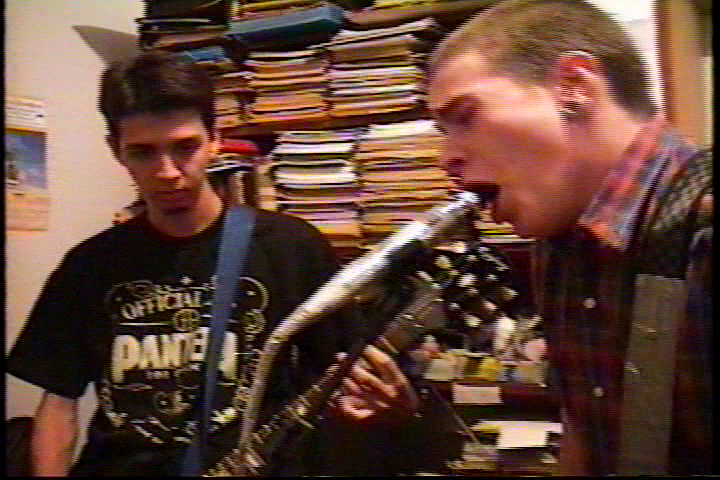
#> input picture DPSR/testsets/tosco_img/009.png, 720 x 480 px
$ python motionblur.py
#> lines starting #> are read from the running program, lines starting #| are printed output that depends on the picture; after the words box and inside, x2 and y2 are one past the last pixel; in counts of white or black regions, pixels touching at a corner belong together
#> further down, image is the input picture: PIL image 720x480 RGB; mean R, G, B 100, 68.9, 56.6
import numpy as np
from PIL import Image, ImageDraw, ImageFilter
from numpy.random import uniform, triangular, beta
from math import pi
from pathlib import Path
from scipy.signal import convolve

# tiny error used for nummerical stability
eps = 0.1


def softmax(x):
    """Compute softmax values for each sets of scores in x."""
    e_x = np.exp(x - np.max(x))
    return e_x / e_x.sum()


def norm(lst: list) -> float:
    """[summary]
    L^2 norm of a list
    [description]
    Used for internals
    Arguments:
        lst {list} -- vector
    """
    if not isinstance(lst, list):
        raise ValueError("Norm takes a list as its argument")

    if lst == []:
        return 0

    return (sum((i**2 for i in lst)))**0.5


def polar2z(r: np.ndarray, θ: np.ndarray) -> np.ndarray:
    """[summary]
    Takes a list of radii and angles (radians) and
    converts them into a corresponding list of complex
    numbers x + yi.
    [description]

    Arguments:
        r {np.ndarray} -- radius
        θ {np.ndarray} -- angle

    Returns:
        [np.ndarray] -- list of complex numbers r e^(i theta) as x + iy
    """
    return r * np.exp(1j * θ)


class Kernel(object):
    """[summary]
    Class representing a motion blur kernel of a given intensity.

    [description]
    Keyword Arguments:
            size {tuple} -- Size of the kernel in px times px
            (default: {(100, 100)})

            intensity {float} -- Float between 0 and 1.
            Intensity of the motion blur.

            :   0 means linear motion blur and 1 is a highly non linear
                and often convex motion blur path. (default: {0})

    Attribute:
    kernelMatrix -- Numpy matrix of the kernel of given intensity

    Properties:
    applyTo -- Applies kernel to image
               (pass as path, pillow image or np array)

    Raises:
        ValueError
    """

    def __init__(self, size: tuple = (100, 100), intensity: float=0):

        # checking if size is correctly given
        if not isinstance(size, tuple):
            raise ValueError("Size must be TUPLE of 2 positive integers")
        elif len(size) != 2 or type(size[0]) != type(size[1]) != int:
            raise ValueError("Size must be tuple of 2 positive INTEGERS")
        elif size[0] < 0 or size[1] < 0:
            raise ValueError("Size must be tuple of 2 POSITIVE integers")

        # check if intensity is float (int) between 0 and 1
        if type(intensity) not in [int, float, np.float32, np.float64]:
            raise ValueError("Intensity must be a number between 0 and 1")
        elif intensity < 0 or intensity > 1:
            raise ValueError("Intensity must be a number between 0 and 1")

        # saving args
        self.SIZE = size
        self.INTENSITY = intensity

        # deriving quantities

        # we super size first and then downscale at the end for better
        # anti-aliasing
        self.SIZEx2 = tuple([2 * i for i in size])
        self.x, self.y = self.SIZEx2

        # getting length of kernel diagonal
        self.DIAGONAL = (self.x**2 + self.y**2)**0.5

        # flag to see if kernel has been calculated already
        self.kernel_is_generated = False

    def _createPath(self):
        """[summary]
        creates a motion blur path with the given intensity.
        [description]
        Proceede in 5 steps
        1. Get a random number of random step sizes
        2. For each step get a random angle
        3. combine steps and angles into a sequence of increments
        4. create path out of increments
        5. translate path to fit the kernel dimensions

        NOTE: "random" means random but might depend on the given intensity
        """

        # first we find the lengths of the motion blur steps
        def getSteps():
            """[summary]
            Here we calculate the length of the steps taken by
            the motion blur
            [description]
            We want a higher intensity lead to a longer total motion
            blur path and more different steps along the way.

            Hence we sample

            MAX_PATH_LEN =[U(0,1) + U(0, intensity^2)] * diagonal * 0.75

            and each step: beta(1, 30) * (1 - self.INTENSITY + eps) * diagonal)
            """

            # getting max length of blur motion
            self.MAX_PATH_LEN = 0.75 * self.DIAGONAL * \
                (uniform() + uniform(0, self.INTENSITY**2))

            # getting step
            steps = []

            while sum(steps) < self.MAX_PATH_LEN:

                # sample next step
                step = beta(1, 30) * (1 - self.INTENSITY + eps) * self.DIAGONAL
                if step < self.MAX_PATH_LEN:
                    steps.append(step)

            # note the steps and the total number of steps
            self.NUM_STEPS = len(steps)
            self.STEPS = np.asarray(steps)

        def getAngles():
            """[summary]
            Gets an angle for each step
            [description]
            The maximal angle should be larger the more
            intense the motion is. So we sample it from a
            U(0, intensity * pi)

            We sample "jitter" from a beta(2,20) which is the probability
            that the next angle has a different sign than the previous one.
            """

            # same as with the steps

            # first we get the max angle in radians
            self.MAX_ANGLE = uniform(0, self.INTENSITY * pi)

            # now we sample "jitter" which is the probability that the
            # next angle has a different sign than the previous one
            self.JITTER = beta(2, 20)

            # initialising angles (and sign of angle)
            angles = [uniform(low=-self.MAX_ANGLE, high=self.MAX_ANGLE)]

            while len(angles) < self.NUM_STEPS:

                # sample next angle (absolute value)
                angle = triangular(0, self.INTENSITY *
                                   self.MAX_ANGLE, self.MAX_ANGLE + eps)

                # with jitter probability change sign wrt previous angle
                if uniform() < self.JITTER:
                    angle *= - np.sign(angles[-1])
                else:
                    angle *= np.sign(angles[-1])

                angles.append(angle)

            # save angles
            self.ANGLES = np.asarray(angles)

        # Get steps and angles
        getSteps()
        getAngles()

        # Turn them into a path
        ####

        # we turn angles and steps into complex numbers
        complex_increments = polar2z(self.STEPS, self.ANGLES)

        # generate path as the cumsum of these increments
        self.path_complex = np.cumsum(complex_increments)

        # find center of mass of path
        self.com_complex = sum(self.path_complex) / self.NUM_STEPS

        # Shift path s.t. center of mass lies in the middle of
        # the kernel and a apply a random rotation
        ###

        # center it on COM
        center_of_kernel = (self.x + 1j * self.y) / 2
        self.path_complex -= self.com_complex

        # randomly rotate path by an angle a in (0, pi)
        self.path_complex *= np.exp(1j * uniform(0, pi))

        # center COM on center of kernel
        self.path_complex += center_of_kernel

        # convert complex path to final list of coordinate tuples
        self.path = [(i.real, i.imag) for i in self.path_complex]

    def _createKernel(self, save_to: Path=None, show: bool=False):
        """[summary]
        Finds a kernel (psf) of given intensity.
        [description]
        use displayKernel to actually see the kernel.

        Keyword Arguments:
            save_to {Path} -- Image file to save the kernel to. {None}
            show {bool} -- shows kernel if true
        """

        # check if we haven't already generated a kernel
        if self.kernel_is_generated:
            return None

        # get the path
        self._createPath()

        # Initialise an image with super-sized dimensions
        # (pillow Image object)
        self.kernel_image = Image.new("RGB", self.SIZEx2)
#> self.kernel_image: PIL image 200x200 RGB; every value is 0

        # ImageDraw instance that is linked to the kernel image that
        # we can use to draw on our kernel_image
        self.painter = ImageDraw.Draw(self.kernel_image)

        # draw the path
        self.painter.line(xy=self.path, width=int(self.DIAGONAL / 150))

        # applying gaussian blur for realism
        self.kernel_image = self.kernel_image.filter(
            ImageFilter.GaussianBlur(radius=int(self.DIAGONAL * 0.01)))
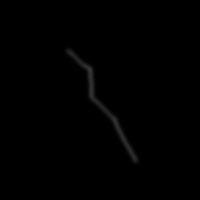
#> self.kernel_image: PIL image 200x200 RGB; min 0, max 54, mean 0.8

        # Resize to actual size
        self.kernel_image = self.kernel_image.resize(
            self.SIZE, resample=Image.LANCZOS)
#> self.kernel_image: PIL image 100x100 RGB

        # convert to gray scale
        self.kernel_image = self.kernel_image.convert("L")
#> self.kernel_image: PIL image 100x100 L

        # flag that we have generated a kernel
        self.kernel_is_generated = True

    def displayKernel(self, save_to: Path=None, show: bool=True):
        """[summary]
        Finds a kernel (psf) of given intensity.
        [description]
        Saves the kernel to save_to if needed or shows it
        is show true

        Keyword Arguments:
            save_to {Path} -- Image file to save the kernel to. {None}
            show {bool} -- shows kernel if true
        """

        # generate kernel if needed
        self._createKernel()

        # save if needed
        if save_to is not None:

            save_to_file = Path(save_to)

            # save Kernel image
            self.kernel_image.save(save_to_file)
        else:
            # Show kernel
            self.kernel_image.show()

    @property
    def kernelMatrix(self) -> np.ndarray:
        """[summary]
        Kernel matrix of motion blur of given intensity.
        [description]
        Once generated, it stays the same.
        Returns:
            numpy ndarray
        """

        # generate kernel if needed
        self._createKernel()
        kernel = np.asarray(self.kernel_image, dtype=np.float32)
        kernel /= np.sum(kernel)

        return kernel

    @kernelMatrix.setter
    def kernelMatrix(self, *kargs):
        raise NotImplementedError("Can't manually set kernel matrix yet")

    def applyTo(self, image, keep_image_dim: bool = False) -> Image:
        """[summary]
        Applies kernel to one of the following:

        1. Path to image file
        2. Pillow image object
        3. (H,W,3)-shaped numpy array
        [description]

        Arguments:
            image {[str, Path, Image, np.ndarray]}
            keep_image_dim {bool} -- If true, then we will
                    conserve the image dimension after blurring
                    by using "same" convolution instead of "valid"
                    convolution inside the scipy convolve function.

        Returns:
            Image -- [description]
        """
        # calculate kernel if haven't already
        self._createKernel()

        def applyToPIL(image: Image, keep_image_dim: bool = False) -> Image:
            """[summary]
            Applies the kernel to an PIL.Image instance
            [description]
            converts to RGB and applies the kernel to each
            band before recombining them.
            Arguments:
                image {Image} -- Image to convolve
                keep_image_dim {bool} -- If true, then we will
                    conserve the image dimension after blurring
                    by using "same" convolution instead of "valid"
                    convolution inside the scipy convolve function.

            Returns:
                Image -- blurred image
            """
#> called with keep_image_dim = True
            # convert to RGB
            image = image.convert(mode="RGB")

            conv_mode = "valid"
            if keep_image_dim:
                conv_mode = "same"

            result_bands = ()

            for band in image.split():

                # convolve each band individually with kernel
                result_band = convolve(
                    band, self.kernelMatrix, mode=conv_mode).astype("uint8")

                # collect bands
                result_bands += result_band,
#> this loop made 3 passes
#> pass 1, in kernelMatrix, `kernel = np.asarray(self.kernel_image, dtype=np.float32)`:
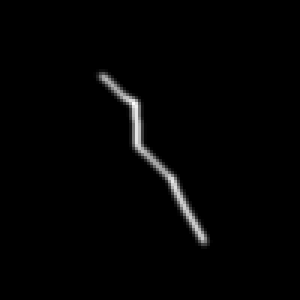
#> kernel: shape (100, 100) float32 (shown 3 times larger); min 0, max 53, mean 0.8; drawn with min black and max white
#> pass 1, in kernelMatrix, `kernel /= np.sum(kernel)`:
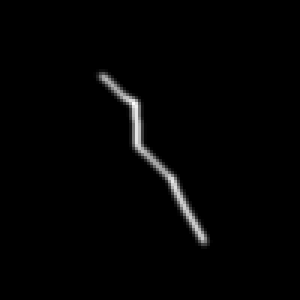
#> kernel: shape (100, 100) float32 (shown 3 times larger); 4.01% of pixels changed, all inside (x1, y1, x2, y2) = (31, 23, 71, 83); drawn with min black and max white
#> pass 1, in applyToPIL, `result_band = convolve( band, self.kernelMatrix, mode=conv_mode).astyp..`:
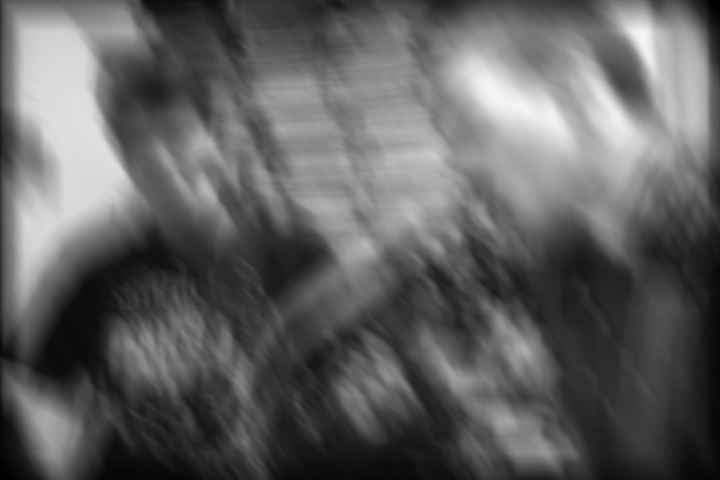
#> result_band: shape (480, 720); min 0, max 245, mean 96.9
#> pass 2, in applyToPIL, `result_band = convolve( band, self.kernelMatrix, mode=conv_mode).astyp..`:
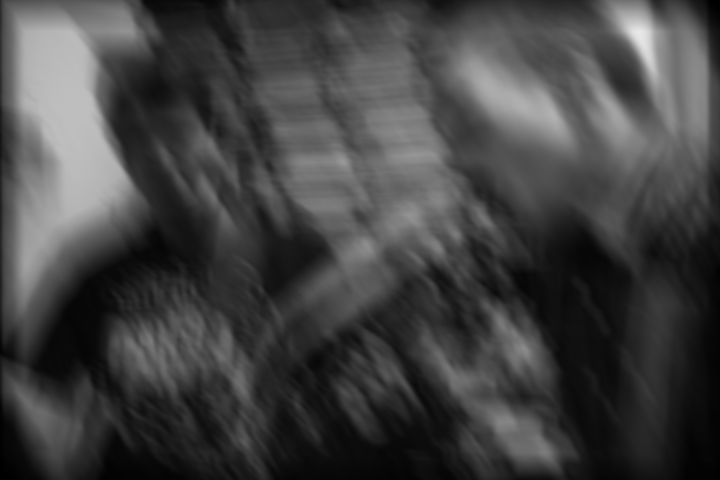
#> result_band: shape (480, 720); min 0, max 232, mean 66.5

            # stack bands back together
            result = np.dstack(result_bands)
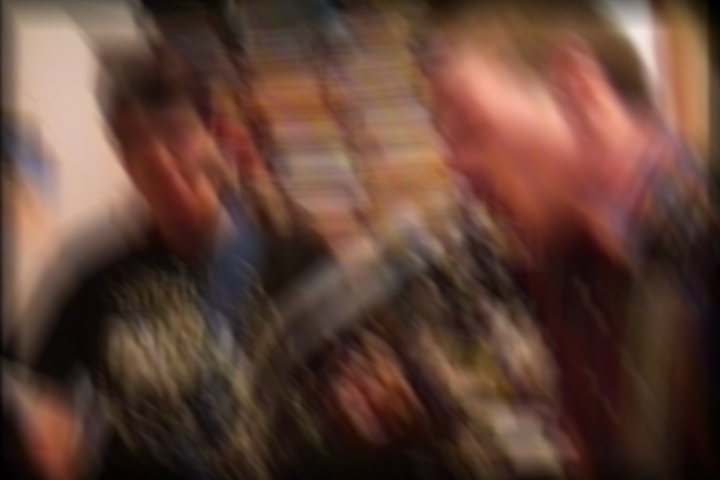
#> result: shape (480, 720, 3); mean of channels 0, 1, 2 96.9, 66.5, 54.6; drawn as R, G, B

            # Get image
            return Image.fromarray(result)

        # If image is Path
        if isinstance(image, str) or isinstance(image, Path):

            # open image as Image class
            image_path = Path(image)
            image = Image.open(image_path)

            return applyToPIL(image, keep_image_dim)

        elif isinstance(image, Image.Image):

            # apply kernel
            return applyToPIL(image, keep_image_dim)

        elif isinstance(image, np.ndarray):

            # ASSUMES we have an array of the form (H, W, 3)
            ###

            # initiate Image object from array
            image = Image.fromarray(image)

            return applyToPIL(image, keep_image_dim)

        else:

            raise ValueError("Cannot apply kernel to this type.")


if __name__ == '__main__':
    image = Image.open("../DPSR/testsets/tosco_img/009.png")
    k = Kernel(size=(100, 100), intensity=0.30)

    k.displayKernel(save_to="../DPSR/testsets/tosco_img/009_kernel.png", show=True)

    image2 = Image.open("../DPSR/testsets/tosco_img/009_kernel.png").show()

    k.applyTo(image, keep_image_dim=True).show()

    image.show()

$ run again, with DPSR/testsets/tosco_img/001.png copied over DPSR/testsets/tosco_img/009.png
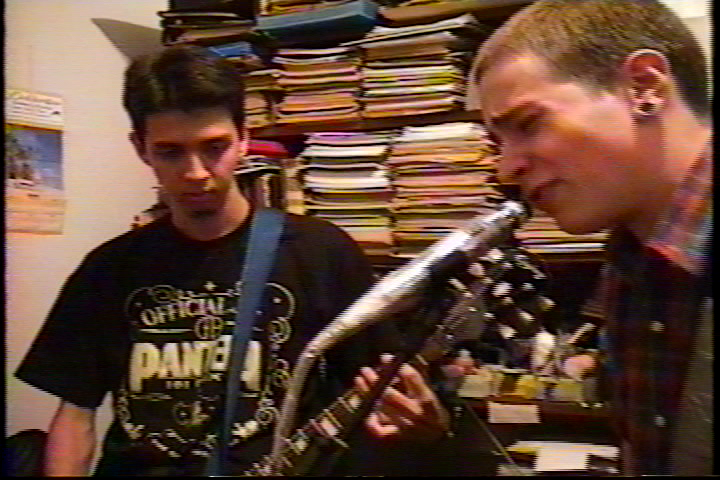
#> input picture DPSR/testsets/tosco_img/001.png, 720 x 480 px
#> image is the input picture: PIL image 720x480 RGB; mean R, G, B 99.8, 70.7, 56
#> the loop in applyToPIL, `for band in image.split():` made 3 passes
#> pass 1, in applyToPIL, `result_band = convolve( band, self.kernelMatrix, mode=conv_mode).astyp..`:
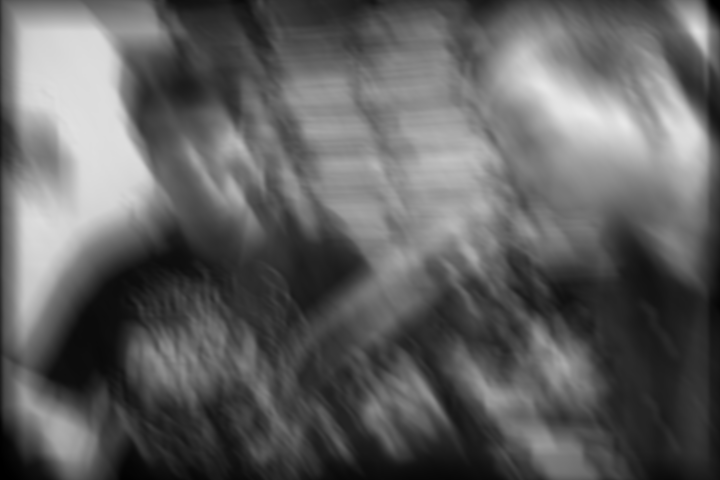
#> result_band: shape (480, 720); min 0, max 234, mean 96.6
#> in applyToPIL, `result = np.dstack(result_bands)`:
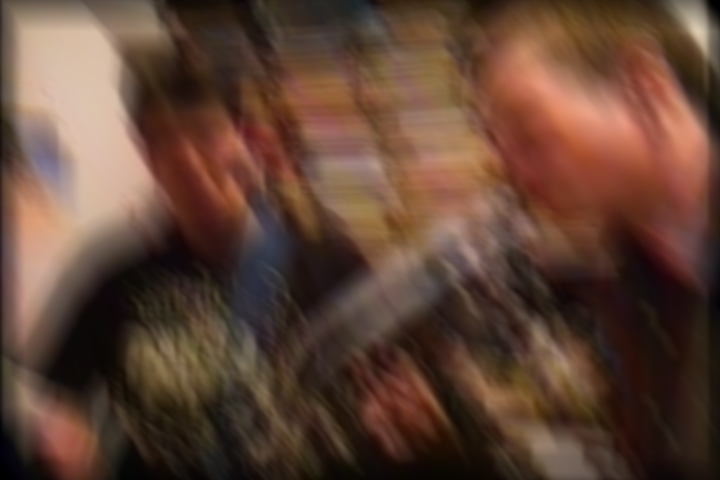
#> result: shape (480, 720, 3); mean of channels 0, 1, 2 96.6, 68.1, 53.9; drawn as R, G, B
